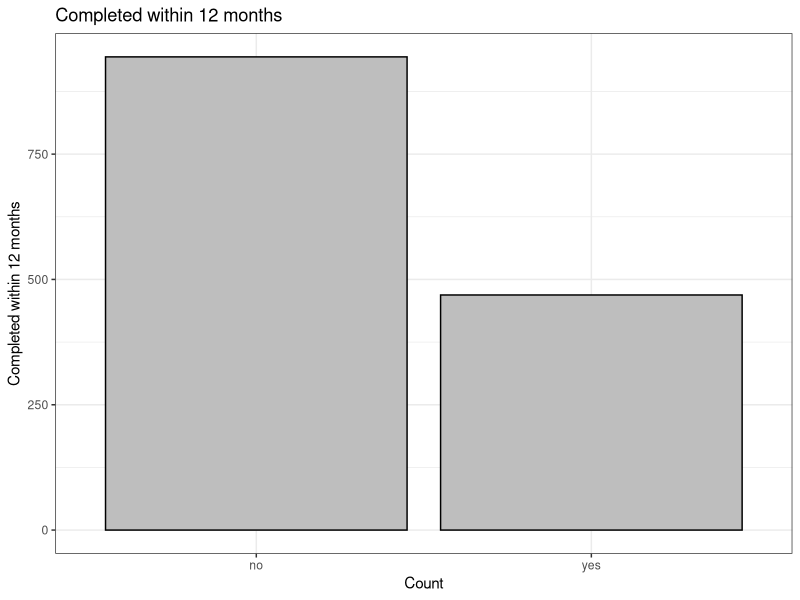
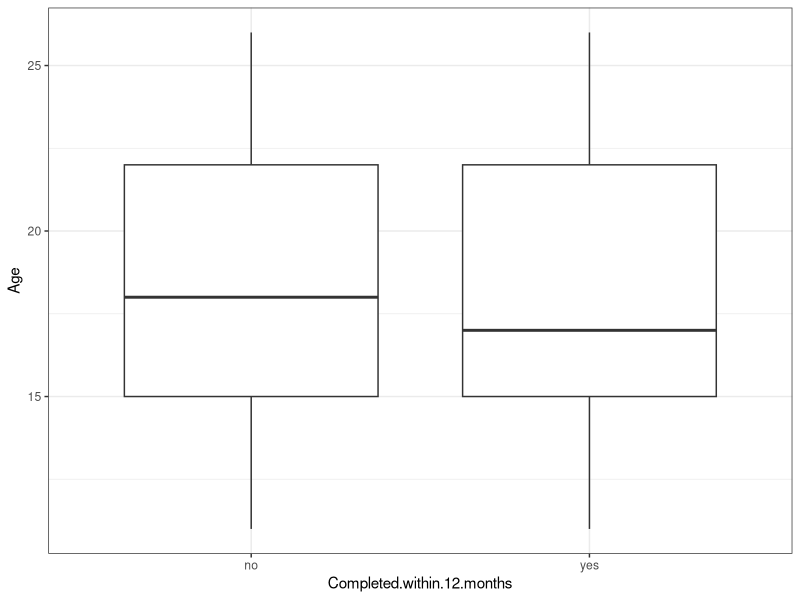
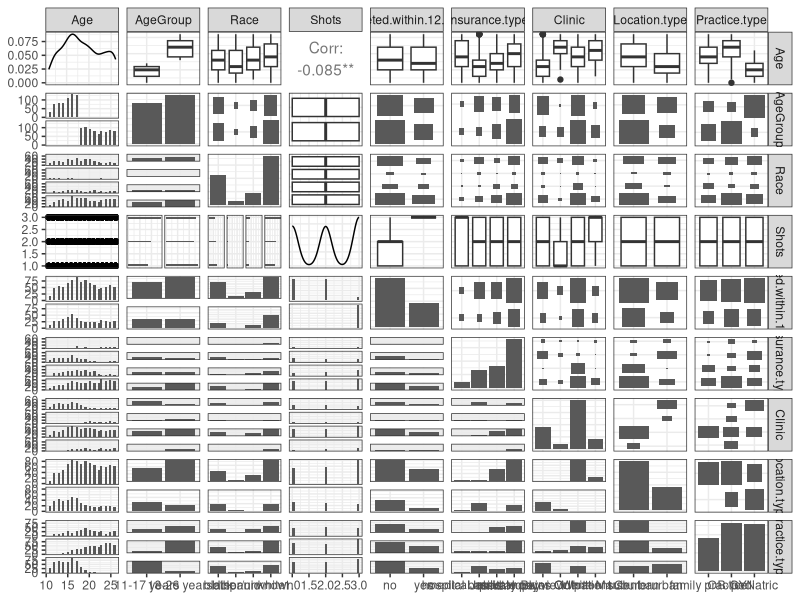
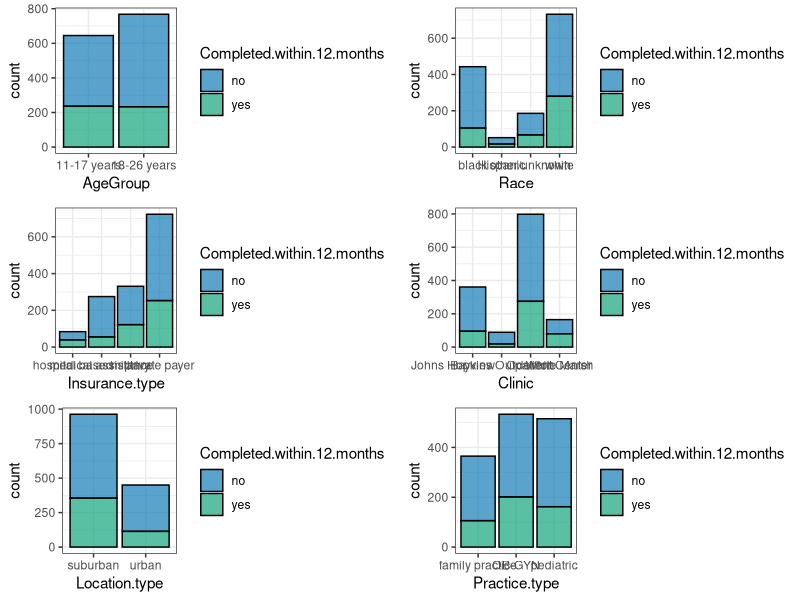

R code for these plots, in order:
## ---- chunk 1
library(dplyr)
library(ggplot2)
theme_set(theme_bw())
## ---- chunk 2
data <- read.csv("gardasil.csv",header=T)
summary(data)
str(data)

## ---- chunk 3
head(data)

## ---- chunk 4
data %>%
  ggplot(aes(x=Completed.within.12.months)) +
  geom_bar(stat="count",color = "black", fill = "gray") +
  xlab('Count') + ylab('Completed within 12 months') + ggtitle('Completed within 12 months')
## ---- chunk 5
data %>%
  ggplot(aes(Age, Completed.within.12.months)) + 
  geom_boxplot()+
  coord_flip()
## ---- chunk 6
library(GGally)
ggpairs(data)

## ---- chunk 7
require(gridExtra)
p1<-data %>%
    ggplot(aes(x=AgeGroup,fill=Completed.within.12.months)) + 
        geom_bar(stat="count",color = "black",alpha = 0.65) +
        scale_fill_manual(values = c("#0072B2", "#009E73"))
p2<-data %>%
    ggplot(aes(x=Race,fill=Completed.within.12.months)) + 
        geom_bar(stat="count",color = "black",alpha = 0.65) +
        scale_fill_manual(values = c("#0072B2", "#009E73"))
#p3<-data %>%
#    ggplot(aes(x=Shots,fill=Completed.within.12.months)) + 
#        geom_histogram(binwidth = 0.5, color = "black",alpha = 0.65)+
#        scale_fill_manual(values = c("#0072B2", "#009E73"))
p3<-data %>%
    ggplot(aes(x=Insurance.type,fill=Completed.within.12.months)) + 
        geom_bar(stat="count",color = "black",alpha = 0.65) +
        scale_fill_manual(values = c("#0072B2", "#009E73"))
p4 <- data %>%
     ggplot(aes(x=Clinic,fill=Completed.within.12.months)) + 
        geom_bar(stat="count",color = "black",alpha = 0.65) +
        scale_fill_manual(values = c("#0072B2", "#009E73"))
p5 <- data %>%
    ggplot(aes(x=Location.type,fill=Completed.within.12.months)) + 
        geom_bar(stat="count",color = "black",alpha = 0.65) +
        scale_fill_manual(values = c("#0072B2", "#009E73"))
p6 <- data %>%
    ggplot(aes(x=Practice.type,fill=Completed.within.12.months)) + 
        geom_bar(stat="count",color = "black",alpha = 0.65)+
        scale_fill_manual(values = c("#0072B2", "#009E73"))
grid.arrange(p1,p2,p3,p4,p5,p6, ncol=2)
#plot(data,"Shots","Completed.within.12.months")
## ---- chunk 8
chisq.test(data$AgeGroup,data$Completed.within.12.months, correct = F)
chisq.test(data$Race,data$Completed.within.12.months, correct = F)
chisq.test(data$Insurance.type,data$Completed.within.12.months, correct = F)
chisq.test(data$Clinic,data$Completed.within.12.months, correct = F)
chisq.test(data$Location.type,data$Completed.within.12.months, correct = F)
chisq.test(data$Practice.type,data$Completed.within.12.months, correct = F)

## ---- chunk 9
chisq.test(data$AgeGroup,data$Completed.within.12.months, correct = F)$stdres
chisq.test(data$Race,data$Completed.within.12.months, correct = F)$stdres
chisq.test(data$Insurance.type,data$Completed.within.12.months, correct = F)$stdres
chisq.test(data$Clinic,data$Completed.within.12.months, correct = F)$stdres
chisq.test(data$Location.type,data$Completed.within.12.months, correct = F)$stdres
chisq.test(data$Practice.type,data$Completed.within.12.months, correct = F)$stdres

## ---- chunk 10
cat(paste("black race completed the test",sum(data$Race=="black" &data$Completed.within.12.months=="yes")/sum(data$Race=="black")))

cat("\n")
cat(paste("white race completed the test",sum(data$Race=="white" &data$Completed.within.12.months=="yes")/sum(data$Race=="white")))

cat("\n")
cat(paste("Medical assistance completed the test",sum(data$Insurance.type=="medical assistance" &data$Completed.within.12.months=="yes")/sum(data$Insurance.type=="medical assistance")))

cat("\n")
cat(paste("Without medical assistance completed the test",sum(data$Insurance.type!="medical assistance" &data$Completed.within.12.months=="yes")/sum(data$Insurance.type!="medical assistance")))

cat("\n")
cat(paste("Clinic Bayview completed the test",sum(data$Clinic=="Bayview" &data$Completed.within.12.months=="yes")/sum(data$Clinic=="Bayview")))

cat("\n")
cat(paste("Clinic White Marsh completed the test",sum(data$Clinic=="White Marsh" &data$Completed.within.12.months=="yes")/sum(data$Clinic=="White Marsh")))


cat("\n")
cat(paste("People in suburban  completed the test",sum(data$Location.type=="suburban" &data$Completed.within.12.months=="yes")/sum(data$Location.type=="suburban")))

cat("\n")
cat(paste("People in urban  completed the test",sum(data$Location.type=="urban" &data$Completed.within.12.months=="yes")/sum(data$Location.type=="urban")))

## ---- chunk 11
cat(paste("black race completed the test",sum(data$Race=="black" &data$Completed.within.12.months=="no")/sum(data$Race=="black")))

cat("\n")
cat(paste("white race completed the test",sum(data$Race=="white" &data$Completed.within.12.months=="no")/sum(data$Race=="white")))

cat("\n")
cat(paste("Medical assistance completed the test",sum(data$Insurance.type=="medical assistance" &data$Completed.within.12.months=="no")/sum(data$Insurance.type=="medical assistance")))

cat("\n")
cat(paste("Without medical assistance completed the test",sum(data$Insurance.type!="medical assistance" &data$Completed.within.12.months=="no")/sum(data$Insurance.type!="medical assistance")))

cat("\n")
cat(paste("Clinic Bayview completed the test",sum(data$Clinic=="Bayview" &data$Completed.within.12.months=="no")/sum(data$Clinic=="Bayview")))

cat("\n")
cat(paste("Clinic White Marsh completed the test",sum(data$Clinic=="White Marsh" &data$Completed.within.12.months=="no")/sum(data$Clinic=="White Marsh")))


cat("\n")
cat(paste("People in suburban  completed the test",sum(data$Location.type=="suburban" &data$Completed.within.12.months=="no")/sum(data$Location.type=="suburban")))

cat("\n")
cat(paste("People in urban  completed the test",sum(data$Location.type=="urban" &data$Completed.within.12.months=="no")/sum(data$Location.type=="urban")))



## ---- chunk 12
surburban_no <- sum(data$Location.type=="suburban" & data$Completed.within.12.months=="no")
surburban_yes <- sum(data$Location.type=="suburban" & data$Completed.within.12.months=="yes")

urban_no <- sum(data$Location.type=="urban" & data$Completed.within.12.months=="no")
urban_yes <- sum(data$Location.type=="urban" & data$Completed.within.12.months=="yes")

sum_surburban <- sum(data$Location.type=="suburban")

sum_urban <- sum(data$Location.type=="urban")

prop.test(x = c(surburban_yes, urban_yes),
          n = c(sum_surburban, sum_urban),
          alternative = "two.sided",
          correct = FALSE)
## ---- chunk 13
age_fisrt_no <- sum(data$AgeGroup=="11-17 years" & data$Completed.within.12.months=="no")
age_fisrt_yes <- sum(data$AgeGroup=="11-17 years" & data$Completed.within.12.months=="yes")

age_second_no <- sum(data$AgeGroup=="18-26 years" & data$Completed.within.12.months=="no")
age_second_yes <- sum(data$AgeGroup=="18-26 years" & data$Completed.within.12.months=="yes")

sum_age_fisrt <- sum(data$AgeGroup=="11-17 years")

sum_age_second <- sum(data$AgeGroup=="18-26 years")

prop.test(x = c(age_fisrt_yes, age_second_yes),
          n = c(sum_age_fisrt, sum_age_second),
          alternative = "greater",
          correct = FALSE)

## ---- chunk 14
yes_age<- data$Age[data$Completed.within.12.months=='yes']
no_age <- data$Age[data$Completed.within.12.months=='no']
t.test(yes_age,no_age)
